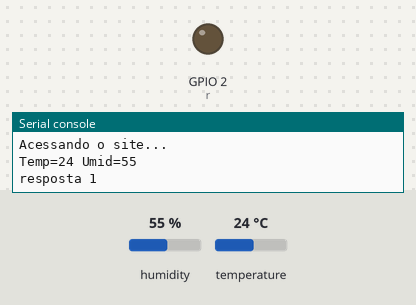
Simulated run of this program. Board: ESP32 board running MicroPython. On the bench: output pins drawn as LEDs (lit = HIGH), the last lines printed to the serial console. The test bench sets the inputs (shaded band); at power-on: humidity 55 %, temperature 24 °C. WiFi joins after 1.5 s; requests to the public web service named in the program get a made-up reply in its usual format after 0.4 s (London, UTC, broken clouds, 64 % humidity, 1013 hPa unless stated).

Above: at 2.7 s.
2.8 s: humidity set to 69 %
6.0 s: humidity set to 72 %
At 7.2 s:
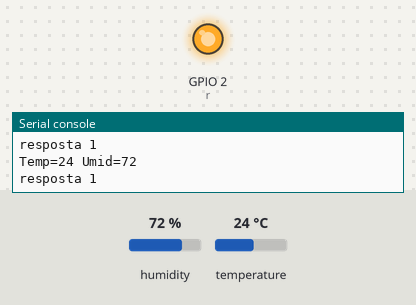
9.2 s: humidity set to 22 %
At 12.5 s:
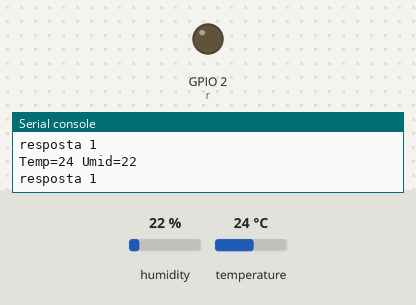
13.1 s: humidity set to 88 %
At 15.2 s:
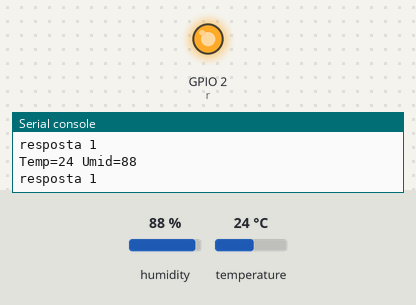
Timing chart, 0 to 16.7 s (numbered marks = the images above; inputs shaded):
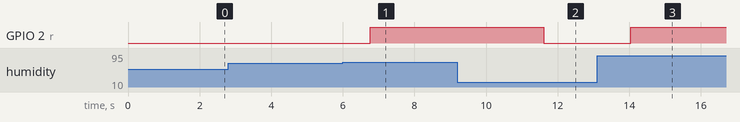

Measured:
- the behaviour switches between 70 and 71 % on humidity (found by bisection; images 0 and 1)
- after the input at 6.0 s, GPIO 2 (r): LOW → HIGH after 0.77 s
- after the input at 9.2 s, GPIO 2 (r): HIGH → LOW after 2.4 s
- after the input at 13.1 s, GPIO 2 (r): LOW → HIGH after 0.94 s

The program:

fundamentos_de_internet_das_coisas_ATP_Everlyn.py
```python
#Everlyn Borges de Oliveira

import dht
import machine
import time
from wifiLib import conecta
import urequests

d = dht.DHT11(machine.Pin(4))
r = machine.Pin(2, machine.Pin.OUT)

print("Conectando")
station = conecta("Oi Fibra-Thiago e Everlyn 2G", "senha")
if not station.isconnected():
    print("Não conectado!")
else:
    print("Conectado!")
    print("Acessando o site...")

while True:
    d.measure()
    print("Temp={} Umid={}".format(d.temperature(), d.humidity()))

    resposta = urequests.get("https://api.thingspeak.com/update?api_key=A7TJA5RARDBQAHE2&field1={}&field2={}".format(d.temperature(), d.humidity()))
    print('resposta', resposta.text)

    if d.temperature() > 31 or d.humidity() > 70:
        r.value(1)
    else:
        r.value(0)

    time.sleep(2)
```

wifiLib.py
```python
def conecta(ssid,senha):
    import network
    import time
    station = network.WLAN(network.STA_IF)
    station.active(True)
    station.connect(ssid,senha)
    for t in range(50):
        if station.isconnected():
            break
        time.sleep(0.1)
    return station
```
